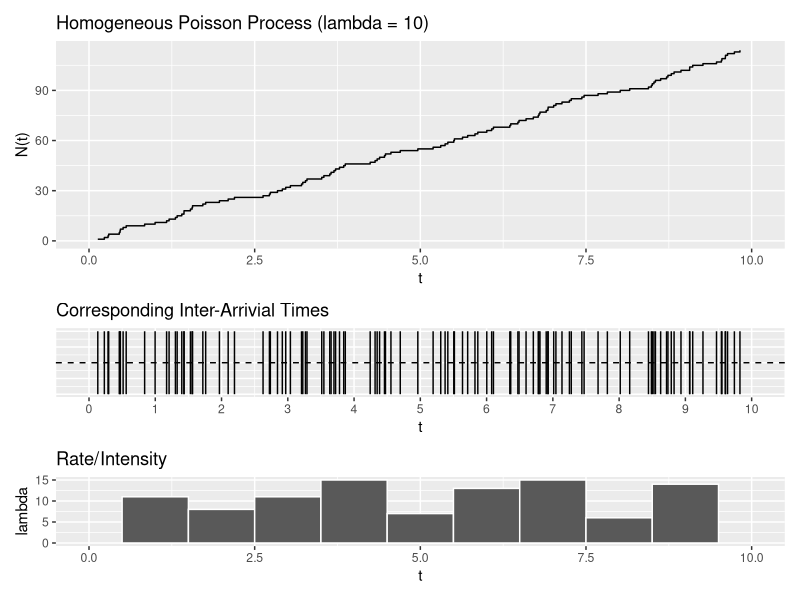
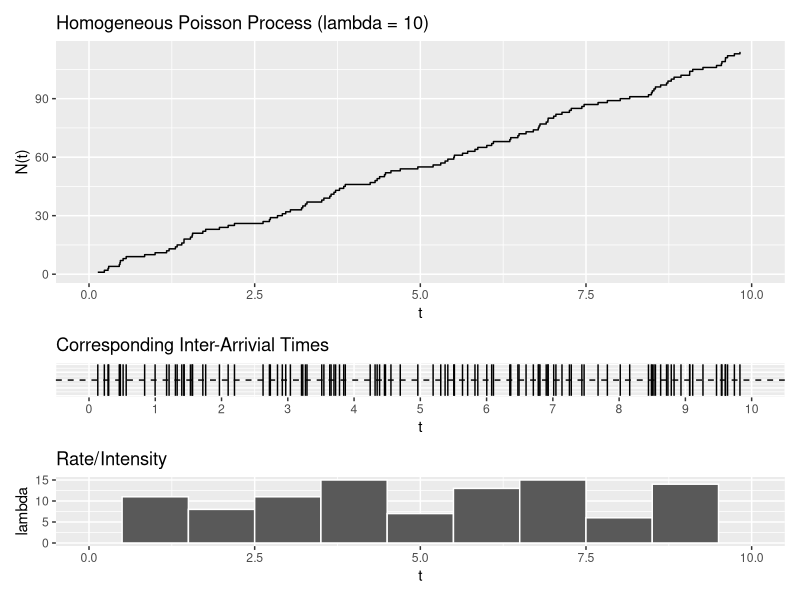

Source code (R) for these figures, in order:
## ---- chunk 1
library(tidyverse)
library(ggplot2)
library(patchwork)
## ---- chunk 2
set.seed(1) # for reproducibility

t_max <- 10 
t <- 0 

lmbda <- 10

X <- numeric(0) # vector of t

while(t <= t_max){
  u       <- runif(1)
  t       <-  t - log(u)/lmbda                # t ~ exp(1/lambda)
  if(t < t_max) {
    X <- c(X,t)                               # update index 
  }
}
## ---- chunk 3
# Check to see if the total #s matches 
length(X)
## ---- chunk 4
# Create dataframe
df_HPP = tibble(
  x = X, 
  y = 1:(length(X)) #0:(length(X) - 1) 
)

# Plot HPP 
p_HPP <- ggplot(data=df_HPP, mapping=aes(x=x, y=y)) +
  geom_step() + 
  labs(title = "Homogeneous Poisson Process (lambda = 10)", 
       x = "t", 
       y = "N(t)") + 
  xlim(0, 10) # so that scale lines up
#p_HPP
## ---- chunk 5
# # Can probably delete 
# df_HPP <- df_HPP %>% add_column(
#   t_fix = rep(2, length(df_HPP$x))
# ) 

# Plot time plot
p_HPP_time <- ggplot(data=df_HPP, mapping=aes(x=x, ymin = -0.5, ymax = 0.5)) +
  geom_linerange() + 
  geom_hline(aes(yintercept = 0), linetype = "dashed") + 
  labs(title = "Corresponding Inter-Arrivial Times", 
       x = "t", 
       y = "") + 
  scale_x_continuous(limits = c(0, 10), breaks = seq(0, 10, by = 1)) + 
  theme(axis.text.y=element_blank(), axis.ticks.y=element_blank())
#p_HPP_time
## ---- chunk 6
# Plot lambda (rate)
p_HPP_hist <- ggplot(data=df_HPP, mapping=aes(x=x)) + 
  geom_histogram(bins = 11, color = "white") + 
  labs(title = "Rate/Intensity",
       x = "t", 
       y = "lambda") + 
  xlim(0, 10) # so that scale lines up
#p_HPP_hist 
## ---- chunk 7
# Combine plots
# require(gridExtra)
# grid.arrange(p_HPP, p_HPP_time)
p_HPP / p_HPP_time / p_HPP_hist + plot_layout(heights = c(0.6, 0.2, 0.2))
## ---- chunk 8
# Save output and adjust size
png(file = '/Users/franceslinyc/Hawkes-Process-2021/results/plot_1D_HPP.png', width = 450*2, height = 450*0.8)
p_HPP / p_HPP_time / p_HPP_hist + plot_layout(heights = c(0.7, 0.1, 0.2))
